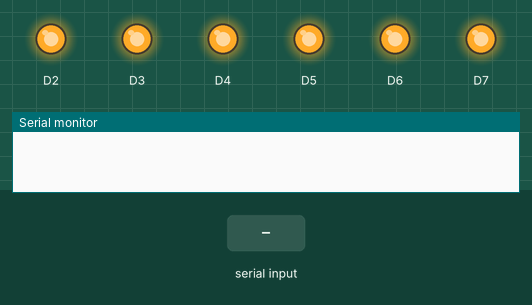
Bench run of a sketch on a simulated Arduino Zero (SAMD21). On the bench: output pins drawn as LEDs (lit = HIGH), the last lines printed to the serial monitor. Inputs (shaded band) come from the test bench.

Above: at 1.2 s.
1.3 s: "L:90\n" received over Serial
At 3.0 s:
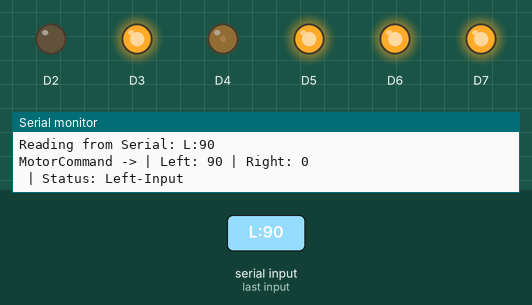
3.5 s: "L:,45\n" received over Serial
At 4.3 s:
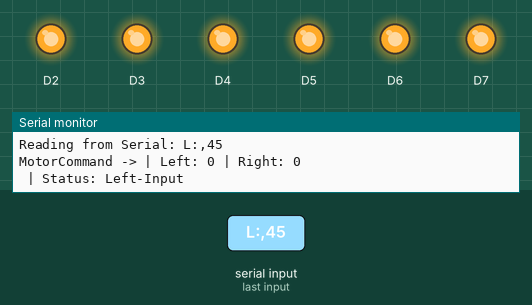
5.0 s: "R:90\n" received over Serial
At 6.2 s:
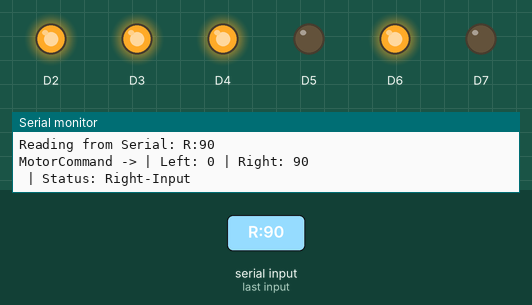
6.9 s: "L:90\n" received over Serial
At 8.8 s:
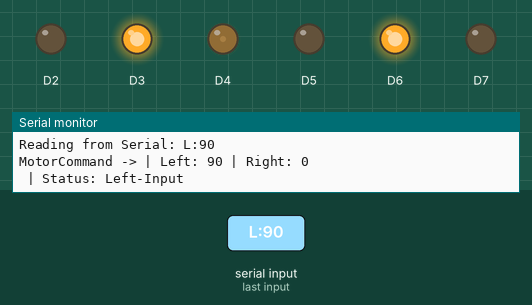
9.1 s: "L:\n" received over Serial
At 9.8 s:
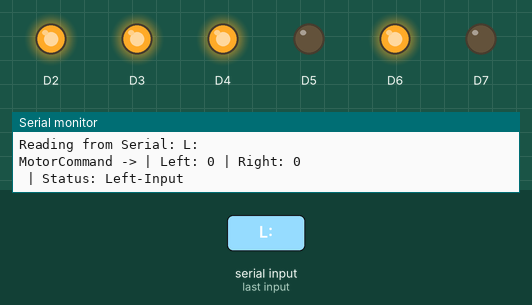
10.6 s: "R:\n" received over Serial
At 10.9 s:
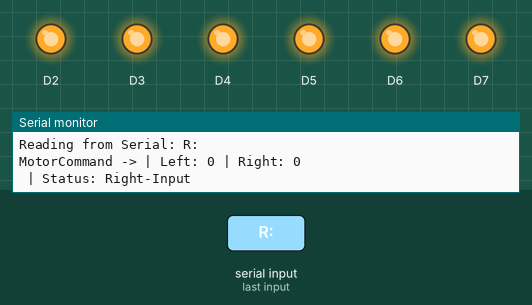
Timing chart, 0 to 13.1 s (numbered marks = the images above; inputs shaded):
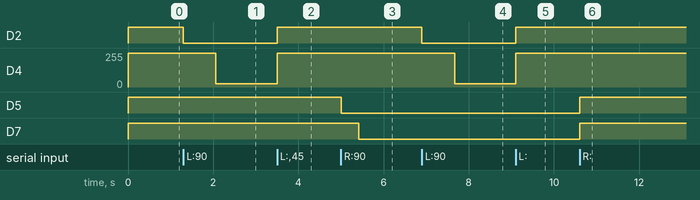

The sketch:

arduino-uno-driver-one.ino
```cpp
#include "CommandProcessing.h"
#include "StandardMotorController.h"

// --- Motor Configuration ---
// Standard motor controller with two direction pins (IN1/IN2) and one PWM pin
StandardMotorController leftMotor(2, 3, 4);   // IN1, IN2, PWM pin
StandardMotorController rightMotor(5, 6, 7);  // IN1, IN2, PWM pin

// --- RF Receiver ---
//RFReceiver receiver(7, 8);  // RX, TX

// --- Timings ---
constexpr unsigned long SERIAL_CHECK_INTERVAL   = 30;
constexpr unsigned long RECEIVER_CHECK_INTERVAL = 40;
constexpr unsigned long RECEIVER_TIMEOUT        = 500;
constexpr unsigned long MOTOR_UPDATE_INTERVAL   = 3;

// --- State Tracking ---
unsigned long lastSerialCheckTime   = 0;
unsigned long lastReceiverCheckTime = 0;
unsigned long lastMotorUpdateTime   = 0;

String statusMessage = "Default";
String command = "";

void setup() {
    leftMotor.setup();
    rightMotor.setup();

    // Uncomment if using external control interface
    // leftControl.setup();
    // rightControl.setup();

//    receiver.setup();=
    leftMotor.setTargetSpeed(0);
    rightMotor.setTargetSpeed(0);
    Serial.begin(9600);
}

void updateMotorsSpeed() {
    leftMotor.update();
    rightMotor.update();
}

void handleSerialInput(unsigned long curTime) {
    if (curTime - lastSerialCheckTime >= SERIAL_CHECK_INTERVAL && Serial.available() > 0) {
        MotorCommand cmd = readMotorCommandFromSerial();

        printMotorCommand(cmd);
        if(cmd.status == "Left-Input"){
            handleMotorCommand(leftMotor, cmd.leftSpeed);
        }
        else if(cmd.status == "Right-Input"){
            handleMotorCommand(rightMotor, cmd.rightSpeed);
        }
        lastSerialCheckTime = curTime;
    }
}

void handleMotorCommand(StandardMotorController& motor, int speed) {
    if(speed == 0) {
        motor.stop();  // Stop the motor completely
    } else {
        // Determine direction based on speed sign
        bool forward = (speed > 0);
        motor.setDirection(forward);

        // Convert speed to absolute value for PWM
        int absSpeed = abs(speed);
        int pwmSpeed = convertDutyToPWM(absSpeed);
        motor.setTargetSpeed(pwmSpeed);
    }
}

int convertDutyToPWM(int dutyCycle) {
    return constrain(map(dutyCycle, 0, 100, 0, 255), 0, 255);
}

void printMotorCommand(const MotorCommand& cmd) {
    Serial.print("MotorCommand ->");
    Serial.print(" | Left: ");
    Serial.print(cmd.leftSpeed);
    Serial.print(" | Right: ");
    Serial.println(cmd.rightSpeed);
    Serial.print(" | Status: ");
    Serial.println(cmd.status);
}

void loop() {
    unsigned long curTime = millis();

    handleSerialInput(curTime);

    if (curTime - lastMotorUpdateTime >= MOTOR_UPDATE_INTERVAL) {
        updateMotorsSpeed();
        lastMotorUpdateTime = curTime;
    }

    delay(1);  // Minimal delay to avoid busy looping
}
```

CommandProcessing.h
```cpp
#ifndef COMMAND_PROCESSING_H
#define COMMAND_PROCESSING_H

struct MotorCommand {
    int leftSpeed;
    int rightSpeed;
    String status;
};

MotorCommand readMotorCommandFromSerial() {
    String input = Serial.readStringUntil('\n');
    MotorCommand cmd;
    Serial.println("Reading from Serial: " + input);

    input.trim(); // remove whitespace and newline
    if (input.startsWith("L:") || input.startsWith("R:")) {
        int value = input.substring(2).toInt(); // after 'L:' or 'R:'
        if (input.charAt(0) == 'L') {
            cmd.leftSpeed = value;
            cmd.rightSpeed = 0;
            cmd.status = "Left-Input";
        } else {
            cmd.leftSpeed = 0;
            cmd.rightSpeed = value;
            cmd.status = "Right-Input";
        }
    } else {
        cmd.status = "Invalid format";
        cmd.leftSpeed = 0;
        cmd.rightSpeed = 0;
    }
    return cmd;
}

#endif
```

StandardMotorController.h
```cpp
#ifndef STANDARD_MOTOR_CONTROLLER_H
#define STANDARD_MOTOR_CONTROLLER_H

class StandardMotorController {
private:
    int in1Pin;           // First direction pin (IN1) - OUTPUT to motor controller
    int in2Pin;           // Second direction pin (IN2) - OUTPUT to motor controller
    int pwmPin;           // PWM pin for speed control - OUTPUT to motor controller
    int currentSpeed;
    int targetSpeed;
    bool isForward;
    bool isStopped;

    void writeSpeed(int speed) {
        speed = constrain(speed, 0, 255);  // Safety clamping

        if (speed == 0) {
            // Stop motor by setting both direction pins LOW
            digitalWrite(in1Pin, LOW);
            digitalWrite(in2Pin, LOW);
            isStopped = true;
        } else {
            isStopped = false;
            // INVERT the PWM value for this motor controller
            int invertedSpeed = 255 - speed;
            analogWrite(pwmPin, invertedSpeed);
        }
    }

public:
    StandardMotorController(int in1, int in2, int pwmOutputPin)
        : in1Pin(in1), in2Pin(in2), pwmPin(pwmOutputPin),
          currentSpeed(0), targetSpeed(0), isForward(true), isStopped(true) {}

    void setup() {
        pinMode(in1Pin, OUTPUT);
        pinMode(in2Pin, OUTPUT);
        pinMode(pwmPin, OUTPUT);

        // Arduino Zero (SAMD21) – set PWM resolution if needed
        #if defined(ARDUINO_ARCH_SAMD)
            analogWriteResolution(8);  // Set to 8 bits: 0-255 (Only for SAMD/Zero)
        #endif

        // Initialize direction and speed
        setDirection(true);
        writeSpeed(0);
    }

    void update() {
        // Smooth speed ramping (only if not stopped)
        if (!isStopped) {
            if (currentSpeed < targetSpeed) {
                currentSpeed++;
            } else if (currentSpeed > targetSpeed) {
                currentSpeed--;
            }

            writeSpeed(currentSpeed);
        }
    }

    void setTargetSpeed(int speed) {
        targetSpeed = constrain(speed, 0, 255);

        if (speed == 0) {
            stop();
        } else {
            isStopped = false;
        }
    }

    void setDirection(bool forward) {
        // Always update direction, even when stopped
        if (forward != isForward) {
            // Stop motor briefly when changing direction to prevent damage
            if (!isStopped) {
                writeSpeed(0);
                delay(10);
            }
            isForward = forward;
        }

        // Set direction pins based on direction (regardless of stopped state)
        if (isForward) {
            digitalWrite(in1Pin, LOW);
            digitalWrite(in2Pin, HIGH);
        } else {
            digitalWrite(in1Pin, HIGH);
            digitalWrite(in2Pin, LOW);
        }
    }

    void setSpeedPin(int speed) {
        // Set PWM value on speed control pin (inverted)
        int safeSpeed = constrain(speed, 0, 255);
        if (safeSpeed == 0) {
            stop();
        } else {
            int invertedSpeed = 255 - safeSpeed;
            analogWrite(pwmPin, invertedSpeed);
        }
    }

    void stop() {
        currentSpeed = 0;
        targetSpeed = 0;
        isStopped = true;
        // Set both direction pins to LOW for brake/stop
        digitalWrite(in1Pin, HIGH);
        digitalWrite(in2Pin, HIGH);
        analogWrite(pwmPin, 255);
    }

    int getCurrentSpeed() const {
        return currentSpeed;
    }

    bool getDirection() const {
        return isForward;
    }

    bool isMotorStopped() const {
        return isStopped;
    }
};

#endif 
```

Measured:
- after the input at 1.3 s, D2: HIGH → LOW at once; D4: 255/255 → 26/255 after 0.76 s
- after the input at 3.5 s, D2: LOW → HIGH at once; D4: 26/255 → 255/255 at once
- after the input at 5.0 s, D5: HIGH → LOW at once; D7: HIGH → LOW after 0.41 s
- after the input at 6.9 s, D2: HIGH → LOW at once; D4: 255/255 → 26/255 after 0.77 s
- after the input at 9.1 s, D2: LOW → HIGH at once; D4: 26/255 → 255/255 at once
- after the input at 10.6 s, D5, D7: LOW → HIGH at once
